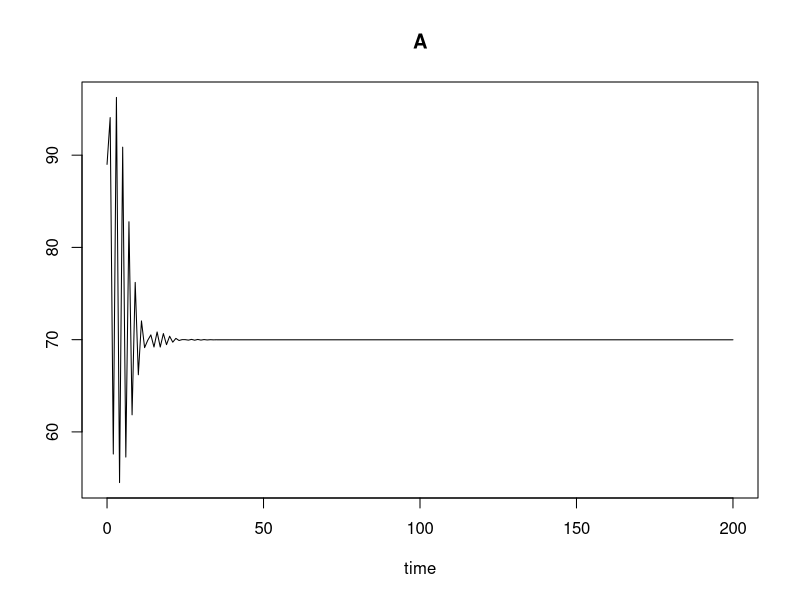
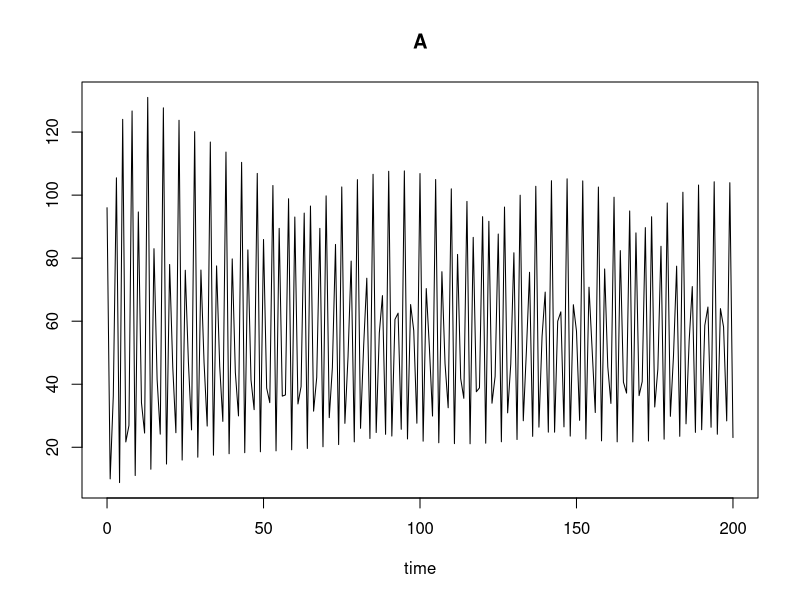

Generate these figures, in order, with R: (Note: this script raises an error after producing the figures.)
## ---- chunk 1
knitr::opts_chunk$set(echo = TRUE)
## ---- chunk 2
library(caret)
library(lattice)
library(ggplot2)
library(dplyr)

## ---- chunk 3
parameters1 <- c(b = 7.48, c_ea = 0.009, c_pa = 0.004, c_el = 0.012, u_p = 0, u_l = 0.267, u_a = 0.73)

#rand11 <- sample(2:100,1)
#rand21 <- sample(2:100,1)
#rand31 <- sample(2:100,1)

state1 <- c(L = sample(2:100,1), P = sample(2:100,1), A = sample(2:100,1))



#ODE's that model Beetles
beetles1<-function(t, state, parameters) {
  with(as.list(c(state, parameters)),{
    # rate of change
    L1 <- b * A * exp((-c_el * L) - (c_ea * A))
    P1 <- L * (1 - u_l) 
    A1 <- (P * exp(-c_pa * A) + A * (1 - u_a)) 
    
    # return the rate of change
    list(c(L1, P1, A1))
  }) # end with(as.list ...
}

times1 <- seq(0, 200)

#Plotting A vs Time Graph
library(deSolve)
Time_Series_Stable <- ode(y = state1, times = times1, func = beetles1, parms = parameters1, method = "iteration")
plot(Time_Series_Stable, select = NULL, which = c('A'), ask = NULL,
              obs = NULL, obspar = list())
## ---- chunk 4
parameters2 <- c(b = 7.48, c_ea = 0.009, c_pa = 0.004, c_el = 0.012, u_p = 0, u_l = 0.267, u_a = 0.96)

state2 <- c(L = sample(2:100,1), P = sample(2:100,1), A = sample(2:100,1))


beetles2<-function(t, state, parameters) {
  with(as.list(c(state, parameters)),{
    # rate of change
    L1 <- b * A * exp((-c_el * L) - (c_ea * A))
    P1 <- L * (1 - u_l) 
    A1 <- (P * exp(-c_pa * A) + A * (1 - u_a)) 
    
    # return the rate of change
    list(c(L1, P1, A1))
  }) # end with(as.list ...
}

times2 <- seq(0, 200)

library(deSolve)
Time_Series_Aperiodic <- ode(y = state2, times = times2, func = beetles2, parms = parameters2, method = "iteration")
head(Time_Series_Aperiodic)

#Plotting A vs Time Graph
plot(Time_Series_Aperiodic, select = NULL, which = c('A'), ask = NULL,
              obs = NULL, obspar = list())

## ---- chunk 5
#Turning Atomic Vector into dataframe for manipulation
total_df <- as.data.frame(rbind(Time_Series_Stable,Time_Series_Aperiodic)) %>%
  select(time, A)
total_df$Classification =c(rep("Stable",201),rep("Aperiodic",201))



#K-Means
kmeans(total_df, 2,25)
